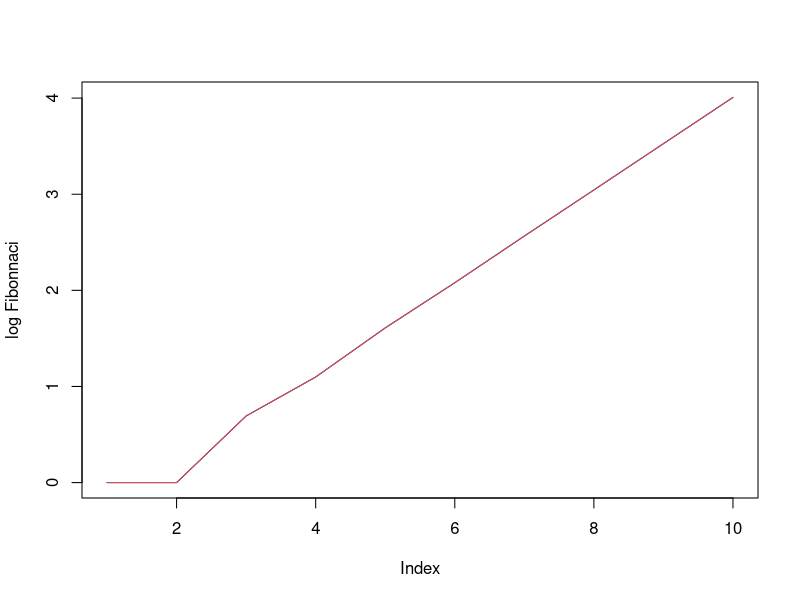

R code for this plot:
## ---- chunk 1
knitr::opts_knit$set(root.dir = 'C:/Users/neide/OneDrive/Documents/GitHub/BEwebinar/Data')
## ---- chunk 2
n <- 10
x <- rep(1,n)
for(i in 3:n) { x[i] <- x[i-1] + x[i-2] }
zeta1 <- (-1 + 5^{1/2})/2
zeta2 <- (-1 - 5^{1/2})/2
b1 <- -zeta2/5^{1/2}
b2 <- zeta1/5^{1/2}
y <- b1*zeta1^{-seq(0,n-1)} + b2*zeta2^{-seq(0,n-1)}
plot(ts(log(x)),xlab="Index",ylab="log Fibonnaci")
lines(ts(log(y)),col=2)
